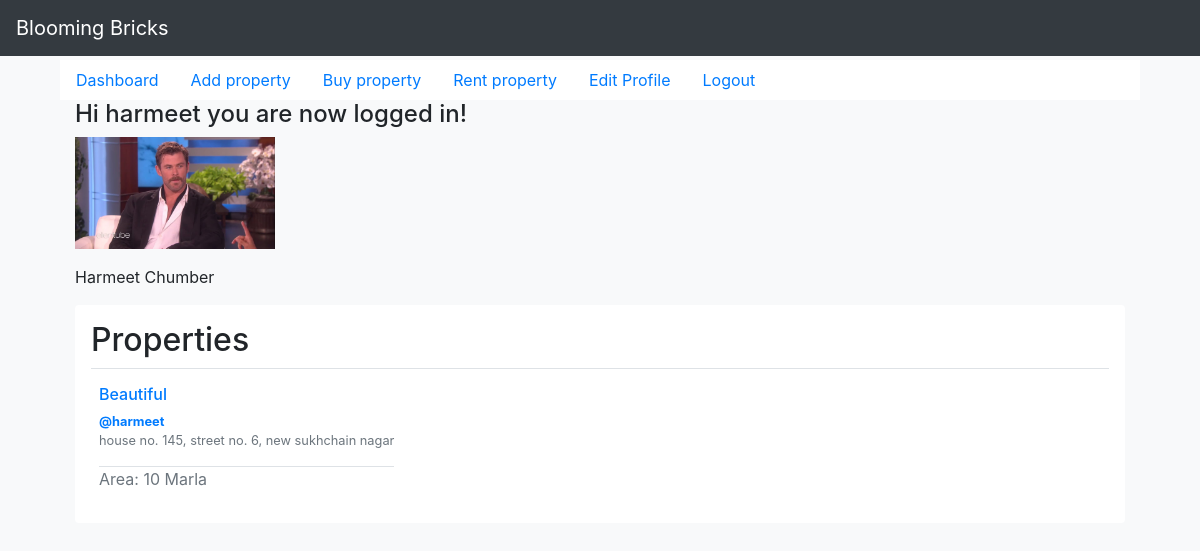
The page /bbricks/loggedin/ (signed in) on the database as committed earlier.
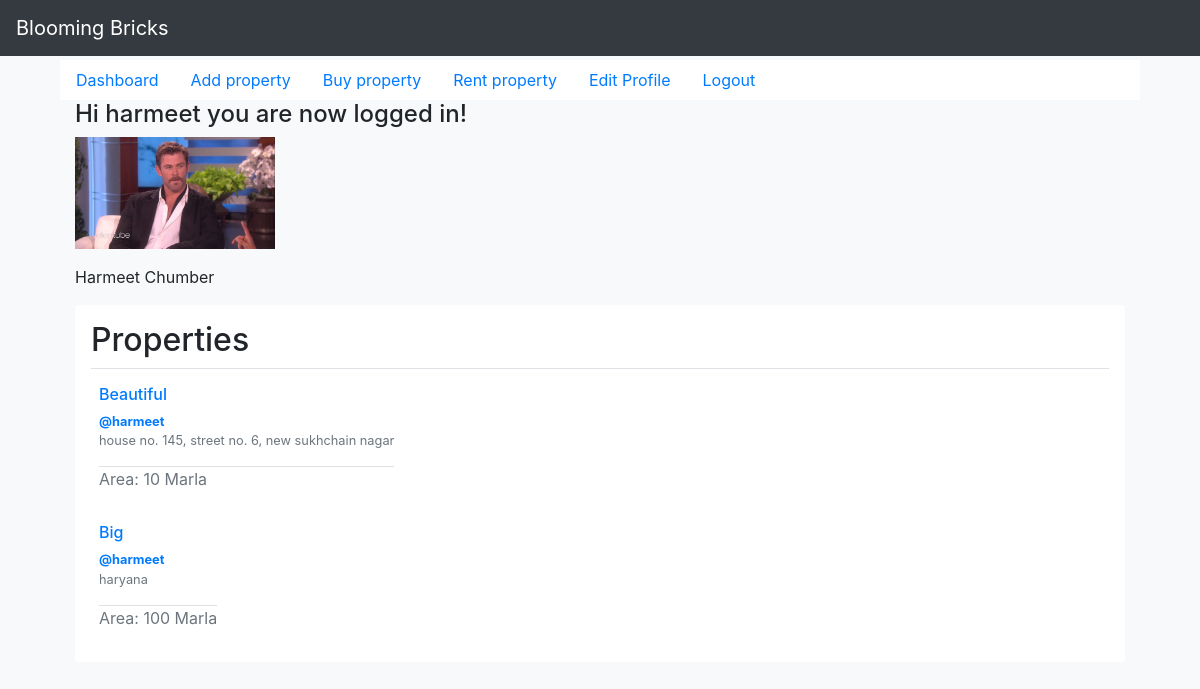
The same page on the database as committed later.
### bbricks/models.py (models this page shows, shortened)
class Property(models.Model):
    seller = models.ForeignKey(UserProfile, on_delete=models.CASCADE)
    type = models.CharField(max_length=50, choices=[('Apartment', 'Apartment'), ('Land', 'Land'),
                                                    ('Independent House', 'Independent House')])
    posted_for = models.CharField(max_length=50, choices=[('Sale', 'Sale'), ('Rent', 'Rent'),
                                                          ('Paying Guest', 'Paying Guest')])
    posted_by = models.CharField(max_length=10, choices=[('Owner', 'Owner'), ('Dealer', 'Dealer'),
                                                         ('Builder', 'Builder')])
    project_name = models.CharField(max_length=50)
    locality = models.CharField(max_length=50)
    city = models.ForeignKey(City, on_delete=models.CASCADE)
    state = models.ForeignKey(State, on_delete=models.CASCADE)
    address = models.CharField(max_length=200)
    area = models.IntegerField()
    units = models.CharField(max_length=50, choices=[('Marla', 'Marla'), ('Acres', 'Acres'), ('Sq.Ft.', 'Sq.Ft.')])
    description = models.CharField(max_length=500)

class UserProfile(models.Model):
    user = models.OneToOneField(User, on_delete=models.CASCADE)
    photo = models.FileField(upload_to=get_upload_file_name)
    mobile_no = models.CharField(max_length=10)

### bbricks/views.py (the view)
# urls.py: path('loggedin/', views.loggedin),
@login_required
def loggedin(request):
    return render_to_response('bbricks/loggedin.html',
                              {'user': request.user,
                               'properties': request.user.userprofile.property_set.all()})

### bbricks/templates/bbricks/loggedin.html (shortened to what this page needs)
{% extends 'bbricks/base.html' %}
{% block sidebar %}
        <a class="nav-link" href="/bbricks/create/">Add property</a>
        <a class="nav-link" href="/bbricks/buy/">Buy property</a>
        <a class="nav-link" href="/bbricks/buy_rent/">Rent property</a>
        <a class="nav-link" href="/bbricks/editprofile/">Edit Profile</a>
        <a class="nav-link" href="/bbricks/logout/">Logout</a>
{% endblock %}
{% block content %}
    <h4>Hi {{ user.username }} you are now logged in!</h4>
    <p><img src="/static/assets/{{ user.userprofile.photo }}" width="200" /></p>
    <p>{{ user.first_name }} {{ user.last_name }}</p>
    <div class="my-3 p-3 bg-white rounded box-shadow">
        <h2 class="border-bottom border-gray pb-2 mb-0">Properties</h2>
 {% if properties.count > 0 %}
        {% for property in properties %}
        <div class="media text-muted pt-3">
            <div>
                {% if property.type == 'Apartment' %}
                <h6><a href="/bbricks/get_apartment/{{ property.id }}/">{{ property.description }}</a></h6>
                {% endif %}
                <p class="media-body pb-3 mb-0 small lh-125 border-bottom border-gray">
                    <a href="/bbricks/profile/{{ user.username }}"><strong class="d-block text-gray-dark">@{{ user.username }}</strong></a>
                                {{ property.address|lower|truncatewords:"10" }}
                            </p>
                <p>Area: {{ property.area }} {{ property.units }}</p>
            </div>
        </div>
     {% endfor %}
    {% else %}
        <p>None to show!</p>
    {% endif %}
{% endblock %}

Rows that differ between the two databases and show on the page:
added Property: description "Big", {{ user.username }} "harmeet", address "haryana", area "100", units "Marla"
